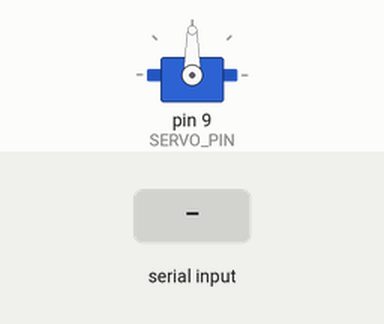
This sketch was run on a simulated Arduino Uno, built with avr-gcc and run on an emulated ATmega328P. Shown: servo. Inputs (shaded band) come from the test bench. What the sketch prints to the serial monitor is not drawn.

Above: at 1.2 s.
1.3 s: "o" received over Serial
At 3.5 s:
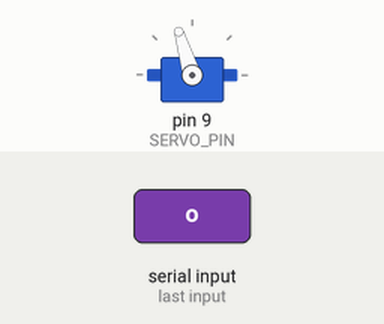
4.3 s: "c" received over Serial
At 6.0 s:
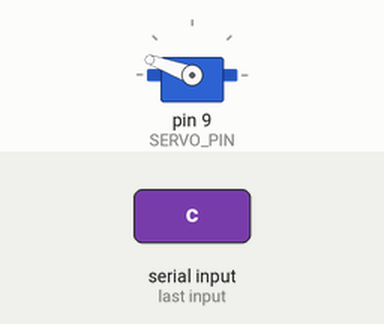
7.3 s: byte 62 ('>') received over Serial
At 8.3 s:
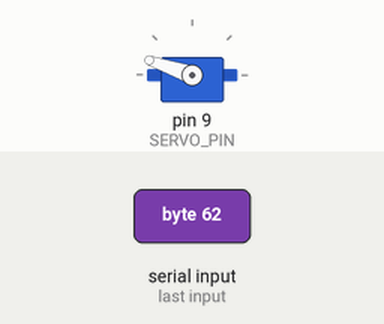
Timing chart, 0 to 10.3 s (numbered marks = the images above; inputs shaded):
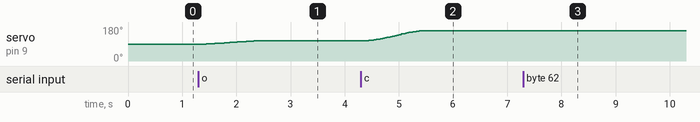

Measured:
- after the input at 1.3 s, servo on pin 9 (SERVO_PIN): moves from 90° to 107° over 1.1 s, starting after 0.14 s
- after the input at 4.3 s, servo on pin 9 (SERVO_PIN): moves from 107° to 160° over 1.0 s, starting after 0.10 s
- after the input at 7.3 s, servo on pin 9 (SERVO_PIN): 160° → 161° after 0.52 s

The sketch:

slow_open.ino
```cpp
#include <Servo.h>

// 蓋95°の組立姿勢でサーボ90°にしてホーンを付ける。閉位置は実物の縁に合わせる。
const int SERVO_PIN = 9;
const float CLOSED_DEG = 160.1f;
const float OPEN_DEG = 106.5f;
const float MIDDLE_DEG = 130.5f;
const unsigned long MOTION_MS = 1200;
Servo lid;
float current = 90.0f;
float startAngle = 90.0f;
float targetAngle = 90.0f;
unsigned long started = 0;
unsigned long lastWrite = 0;
bool moving = false;

void beginMotion(float target) {
  startAngle = current;
  targetAngle = target;
  started = millis();
  moving = true;
}

void setup() {
  Serial.begin(115200);
  lid.attach(SERVO_PIN);
  lid.write(90);
  Serial.println("o=open, c=close, m=middle; < or > adjusts by one degree");
}

void loop() {
  if (Serial.available()) {
    const char key = Serial.read();
    if (key == 'o') beginMotion(OPEN_DEG);
    if (key == 'c') beginMotion(CLOSED_DEG);
    if (key == 'm') beginMotion(MIDDLE_DEG);
    if (key == '<') beginMotion(current - 1.0f);
    if (key == '>') beginMotion(current + 1.0f);
  }
  const unsigned long now = millis();
  if (moving && now - lastWrite >= 20) {
    const float x = min(1.0f, (now - started) / float(MOTION_MS));
    const float eased = x * x * (3.0f - 2.0f * x);
    current = constrain(startAngle + (targetAngle - startAngle) * eased, 90.0f, 161.0f);
    lid.write(int(current + 0.5f));
    lastWrite = now;
    if (x >= 1.0f) moving = false;
  }
}
```
